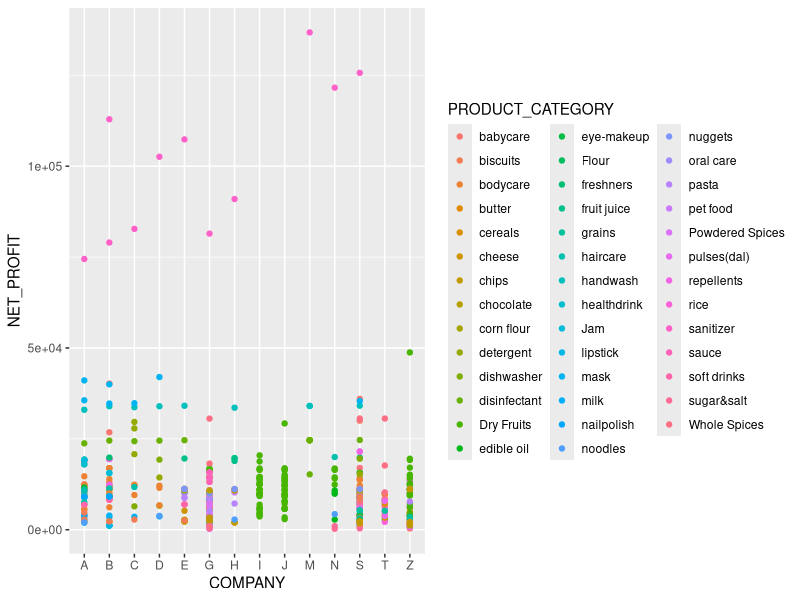
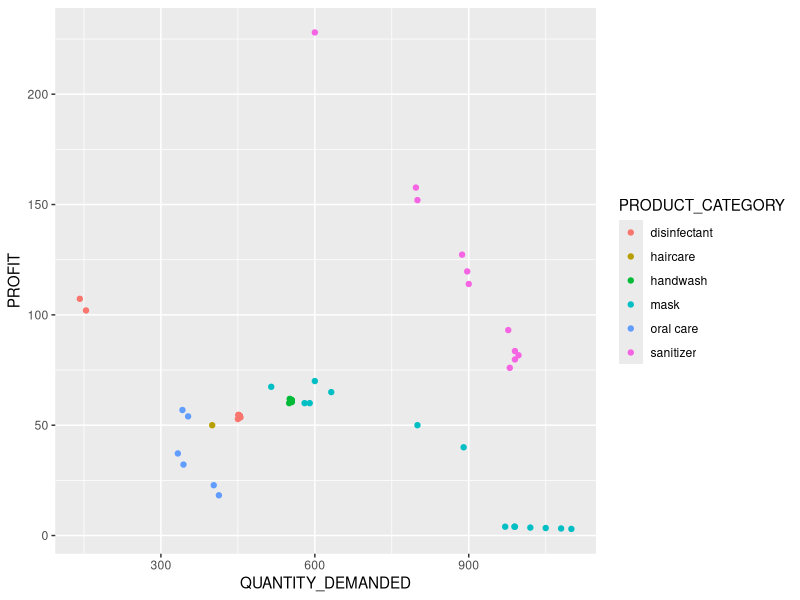
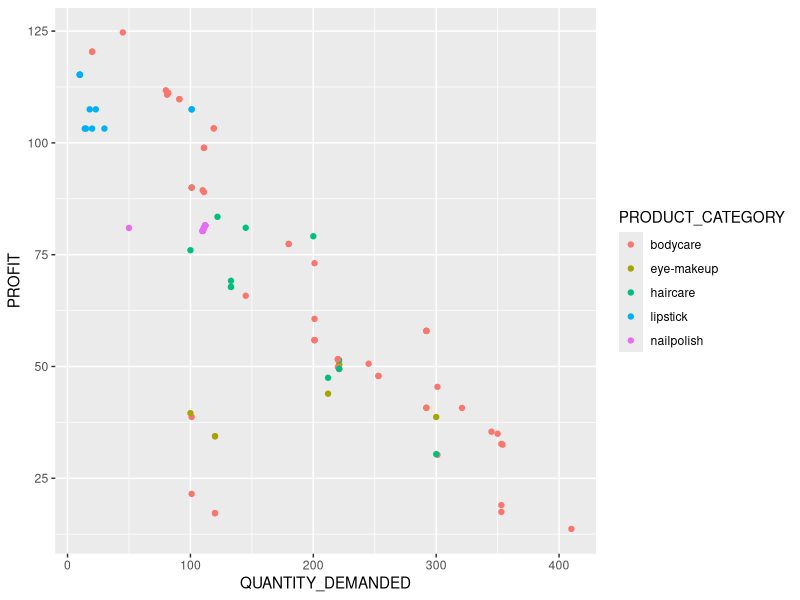
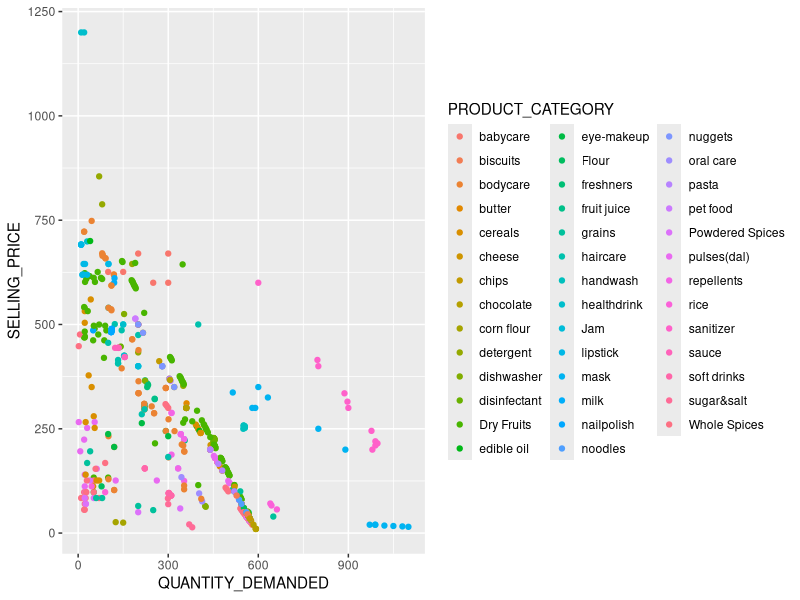

These figures' R source, in order: (Note: this script raises an error after producing the figures.)
##WELCOME TO DATA VISUALIZATION USING ggplot2 


###THE TYPES OF PLOTS WE WILL DO ARE: SCATTER PLOT, LINE PLOT, COLUMN PLOT & HISTOGRAM.


###6.SCATTER PLOT
install.packages("ggplot2")

require(dplyr)

require(ggplot2)


store <- read.csv("FINAL DEPARTMENTAL STORE.csv")

View(store)


##6.1.PLOT FOR NET_PROFIT & COMPANY WHERE COST PRICE  >10

store %>%filter(COST_PRICE>10) %>%
  ggplot(aes(x=COMPANY, y=NET_PROFIT, color=PRODUCT_CATEGORY))+geom_point()

##6.2.PLOT FOR PROFIT  & QUANTITY_DEMANDED WHERE PRODUCT TYPE == "hygiene"

store %>%filter(PRODUCT_TYPE=="hygiene")  %>%
  ggplot(aes(x=QUANTITY_DEMANDED, y=PROFIT, color=PRODUCT_CATEGORY))+geom_point()



##6.3.PLOT FOR PROFIT  & QUANTITY_DEMANDED WHERE PRODUCT_TYPE == "beauty products"

store %>% filter(PRODUCT_TYPE == "beauty products") %>%
  ggplot(aes(x=QUANTITY_DEMANDED, y=PROFIT, color=PRODUCT_CATEGORY))+geom_point()




###SELF-ANALYSIS 4
##6.4.PLOT FOR SELLING_PRICE & QUANTITY_DEMANDED

store %>% 
  ggplot(aes(x=QUANTITY_DEMANDED, y=SELLING_PRICE, color=PRODUCT_CATEGORY))+geom_point()



### This one I leave for you to think and write. 
###ALL THE BEST!








###SOLUTION OF SELF-ANALYSIS 3
##5.7. Find the MAXIMUM

summarise(store3,MAXIMUM=max(NET_PROFIT, na.rm=TRUE))
